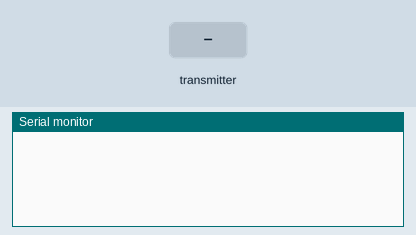
This sketch was run on a simulated ESP32. On the bench: the last lines printed to the serial monitor. The test bench sets the inputs (shaded band).

Above: at 1.2 s.
1.3 s: the transmitter starts sending esp_no.0 = 0
At 1.61 s:
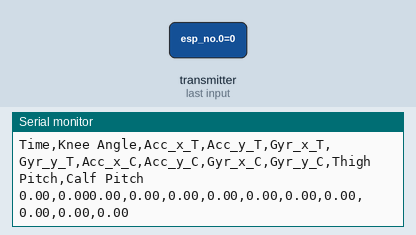
2.8 s: the transmitter starts sending gyr_x = 25
At 3.11 s:
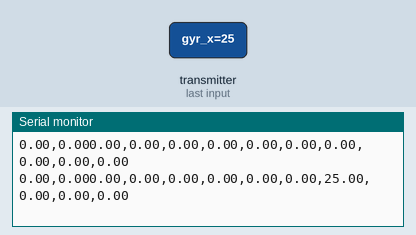
4.3 s: the transmitter starts sending gyr_y = 25
At 4.61 s:
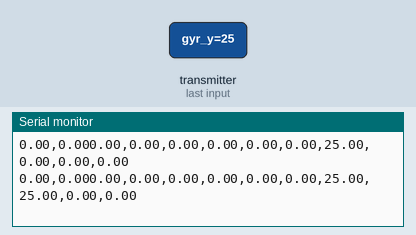
5.8 s: the transmitter starts sending acc_x = 25
At 6.11 s:
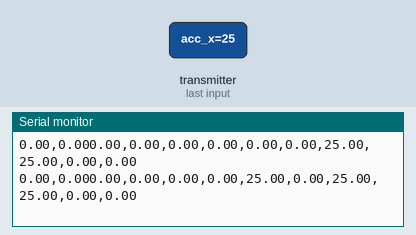
7.3 s: the transmitter starts sending acc_y = 25
At 7.61 s:
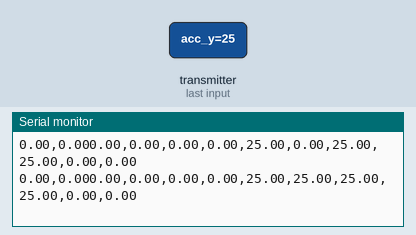
8.8 s: the transmitter starts sending Pitch = 25
At 9.11 s:
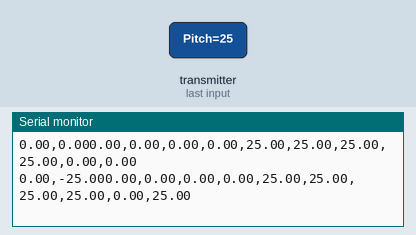

Measured:
- after the input at 1.3 s, the serial monitor: prints a new line at once (image 1)
- after the input at 2.8 s, the serial monitor: prints a new line at once (image 2)
- after the input at 4.3 s, the serial monitor: prints a new line at once (image 3)
- after the input at 5.8 s, the serial monitor: prints a new line at once (image 4)
- after the input at 7.3 s, the serial monitor: prints a new line at once (image 5)
- after the input at 8.8 s, the serial monitor: prints a new line at once (image 6)

The sketch:

receiver.ino
```cpp
#include <esp_now.h>
#include <WiFi.h>

unsigned long startTime;
double elapsedTime_1 = 0;

bool header_flag = true;

// Structure example to receive data
// Must match the sender structure
typedef struct struct_message
{
  char esp_no[1];
  float gyr_x;
  float gyr_y;
  float acc_x;
  float acc_y;
  float Pitch;
} struct_message;

float pitch_1 = 0;
float pitch_2 = 0;

float acc_x_T = 0;
float acc_y_T = 0;
float gyr_x_T = 0;
float gyr_y_T = 0;

float acc_x_C = 0;
float acc_y_C = 0;
float gyr_x_C = 0;
float gyr_y_C = 0;

// Create a struct_message called myData
struct_message myData;

void setup()
{
  // Initialize Serial Monitor
  //Serial.begin(115200);
  Serial.begin(500000);

  startTime = millis();
  // Set device as a Wi-Fi Station
  WiFi.mode(WIFI_STA);
  // Init ESP-NOW
  if (esp_now_init() != ESP_OK)
  {
    Serial.println("Error initializing ESP-NOW");
    return;
  }

  // Once ESPNow is successfully Init, we will register for recv CB to
  // get recv packer info
  esp_now_register_recv_cb(OnDataRecv);
}

// callback function that will be executed when data is received
void OnDataRecv(const uint8_t * mac, const uint8_t *incomingData, int len)
{
  memcpy(&myData, incomingData, sizeof(myData));

  if(myData.esp_no[0] == 'T')
  {
    pitch_1 = myData.Pitch;
    acc_x_T = myData.acc_x;
    acc_y_T = myData.acc_y;
    gyr_x_T = myData.gyr_x;
    gyr_y_T = myData.gyr_y;
    elapsedTime_1 =( (millis() - startTime) / 1000.0);
  }
  else
  {
    pitch_2 = myData.Pitch;
    acc_x_C = myData.acc_x;
    acc_y_C = myData.acc_y;
    gyr_x_C = myData.gyr_x;
    gyr_y_C = myData.gyr_y;
    double elapsedTime_2 =( (millis() - startTime) / 1000.0);
  }

  /*
   * Prints for the Headers for the CSV file
   */
  if(header_flag == true)
  {
    Serial.print("Time");
    Serial.print(",");
    Serial.print("Knee Angle");
    Serial.print(",");
    Serial.print("Acc_x_T");
    Serial.print(",");
    Serial.print("Acc_y_T");
    Serial.print(",");
    Serial.print("Gyr_x_T");
    Serial.print(",");
    Serial.print("Gyr_y_T");
    Serial.print(",");
    Serial.print("Acc_x_C");
    Serial.print(",");
    Serial.print("Acc_y_C");
    Serial.print(",");
    Serial.print("Gyr_x_C");
    Serial.print(",");
    Serial.print("Gyr_y_C");
    Serial.print(",");
    Serial.print("Thigh Pitch");
    Serial.print(",");
    Serial.println("Calf Pitch");
    header_flag = false;
  }

  Serial.print(elapsedTime_1);
  Serial.print(",");
  Serial.print(pitch_1 - pitch_2);
  Serial.print(acc_x_T);
  Serial.print(",");
  Serial.print(acc_y_T);
  Serial.print(",");
  Serial.print(gyr_x_T);
  Serial.print(",");
  Serial.print(gyr_y_T);
  Serial.print(",");
  Serial.print(acc_x_C);
  Serial.print(",");
  Serial.print(acc_y_C);
  Serial.print(",");
  Serial.print(gyr_x_C);
  Serial.print(",");
  Serial.print(gyr_y_C);
  Serial.print(",");
  Serial.print(pitch_1);
  Serial.print(",");
  Serial.println(pitch_2);

  delay(10);
}
void loop()
{

}
```
